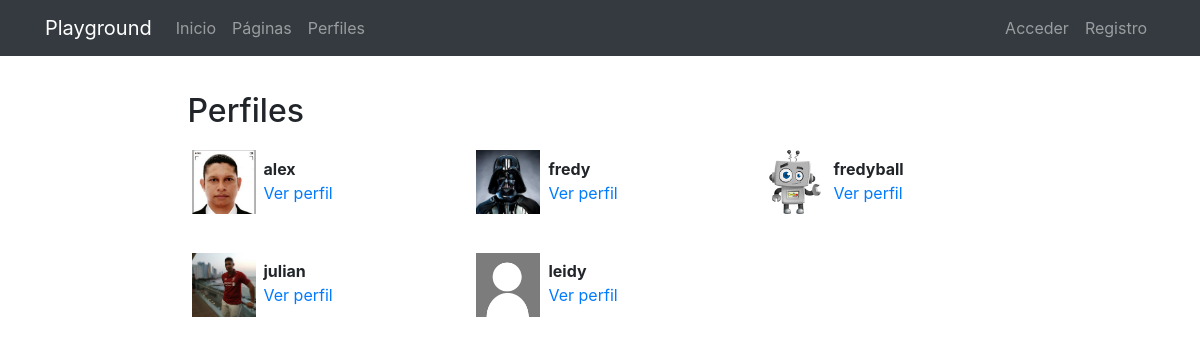
/profiles/, run on the app's committed database.
### registration/models.py (models this page shows)
class Profile(models.Model):
    user = models.OneToOneField(User, on_delete=models.CASCADE)
    avatar = models.ImageField(upload_to=custom_upload_to, null=True, blank=True)
    bio = models.TextField(null=True, blank=True)
    link = models.URLField(max_length=200, null=True, blank=True)
    class Meta:
        ordering = ['user__username']

### profiles/views.py (the view)
# urls.py: path('', ProfileListView.as_view(), name='list'),
class ProfileListView(ListView):
    model = Profile
    template_name = 'profiles/profile_list.html'
    paginate_by = 6

### profiles/templates/profiles/profile_list.html (shortened to what this page needs)
{% extends 'core/base.html' %}
{% load static %}
{% block content %}
<main role="main">
  <div class="container">
    <div class="row mt-3">
      <div class="col-md-9 mx-auto mb-5">
        <h2>Perfiles</h2>
        <div class="row">
          {% for profile in profile_list %}
            <div class="col-md-4 mt-2 mb-3 ">
              <div class="row p-1">
                <div class="col-md-12">
                  {% if profile.avatar %}
                    <img src="{{profile.avatar.url}}" class="img-fluid profile-avatar">
                  {% else %}
                    <img src="{% static 'registration/img/no-avatar.jpg' %}" class="img-fluid profile-avatar">
                  {% endif %}
                  <p class="profile-data">
                    <b>{{profile.user|truncatechars:"16"}}</b><br>
                    <a href="{% url 'profiles:detail' profile.user %}">Ver perfil</a>
                  </p>
                </div>
              </div>
            </div>
          {% endfor %}
        </div>
      </div>
    </div>
  </div>
</main>
{% endblock %}

### core/templates/core/base.html (shortened to what this page needs)
<!DOCTYPE html>
<html lang="es">
  <head>
    {% load static %}
    <link href="{% static 'core/vendor/bootstrap/css/bootstrap.min.css' %}" rel="stylesheet">
    <link href="{% static 'core/vendor/font-awesome/css/font-awesome.min.css' %}" rel="stylesheet" type="text/css">
    <link href="{% static 'core/css/main.css' %}" rel="stylesheet">
  </head>
  <body>
    <body>
      <nav class="navbar navbar-expand-lg navbar-dark bg-dark">
        <div class="container">
          <a class="navbar-brand" href="{% url 'home' %}">Playground</a>
          <div class="collapse navbar-collapse" id="ned">
            <ul class="navbar-nav mr-auto">
              <li class="nav-item">
                <a class="nav-link" href="{% url 'home' %}">Inicio</a>
              </li>
              <li class="nav-item">
                <a class="nav-link" href="{% url 'pages:pages' %}">Páginas</a>
              </li>
              <li class="nav-item">
                <a class="nav-link" href="{% url 'profiles:list' %}">Perfiles</a>
              </li>
            </ul>
            <ul class="navbar-nav">
              {% if not request.user.is_authenticated %}
                <li class="nav-item">
                  <a class="nav-link" href="{% url 'login' %}">Acceder</a>
                </li>
                <li class="nav-item">
                    <a class="nav-link" href="{% url 'signup' %}">Registro</a>
                  </li>
              {% endif %}
            </ul>
          </div>
        </div>
      </nav>
      {% block content %}{% endblock %}
  </body>
</html>

### core/static/core/css/main.css (style rules this page uses)
main { padding-top: 20px; }
:root { --jumbotron-padding-y: 3rem; }

### profiles/templates/profiles/profile_list.html (style rules this page uses)
.profile-avatar { float:left;width:4rem;height:4rem }
.profile-data { padding-left:4.5rem;padding-top:.4rem; }

### data on the page
Profile: avatar (picture), user "alex"
Profile: avatar (picture), user "fredy"
Profile: avatar (picture), user "fredyball"
Profile: avatar (picture), user "julian"
Profile: user "leidy"
